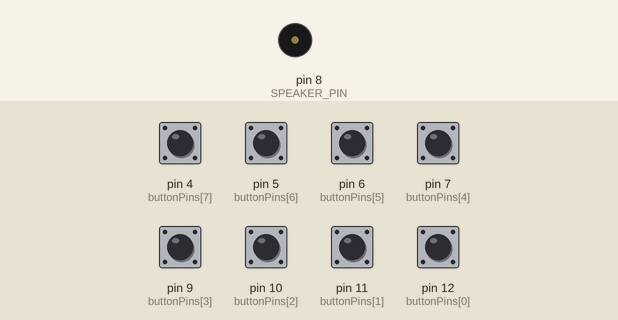
Simulated run of this program. Board: Arduino Uno, built with avr-gcc and run on an emulated ATmega328P. Shown: buzzer (waves = sounding). The test bench sets the inputs (shaded band); at power-on: pin 4 (buttonPins[7]), pin 5 (buttonPins[6]), pin 6 (buttonPins[5]), pin 7 (buttonPins[4]), pin 9 (buttonPins[3]), pin 10 (buttonPins[2]), pin 11 (buttonPins[1]), pin 12 (buttonPins[0]) HIGH.

Above: at 1.2 s.
1.3 s: pin 4 (buttonPins[7]) pulled LOW for 0.15 s
At 1.37 s:
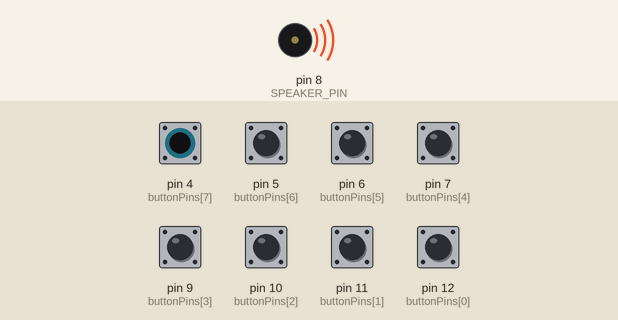
Timing chart, 0 to 4.3 s (numbered marks = the images above; inputs shaded):
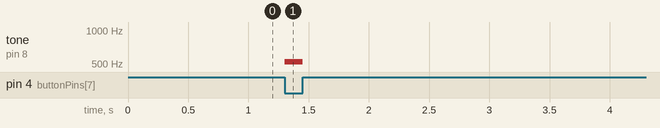

Measured:
- after the input at 1.3 s, tone on pin 8 (SPEAKER_PIN): silent → 523 Hz at once, → silent 0.15 s later

The program:

main.cpp
```cpp
#include <Arduino.h>
#include "pitches.h"

#define SPEAKER_PIN 8

const uint8_t buttonPins[] = { 12, 11, 10, 9, 7, 6, 5, 4 };
const int buttonTones[] = {
  NOTE_C4, NOTE_D4, NOTE_E4, NOTE_F4,
  NOTE_G4, NOTE_A4, NOTE_B4, NOTE_C5
};
const int numTones = sizeof(buttonPins) / sizeof(buttonPins[0]);

void setup() {
  for (uint8_t i = 0; i < numTones; i++) {
    pinMode(buttonPins[i], INPUT_PULLUP);
  }
  pinMode(SPEAKER_PIN, OUTPUT);
}

void loop() {
  int pitch = 0;
  for (uint8_t i = 0; i < numTones; i++) {
    if (digitalRead(buttonPins[i]) == LOW) {
      pitch = buttonTones[i];
    }
  }
  if (pitch) {
    tone(SPEAKER_PIN, pitch);
  } else {
    noTone(SPEAKER_PIN);
  }
}
```
